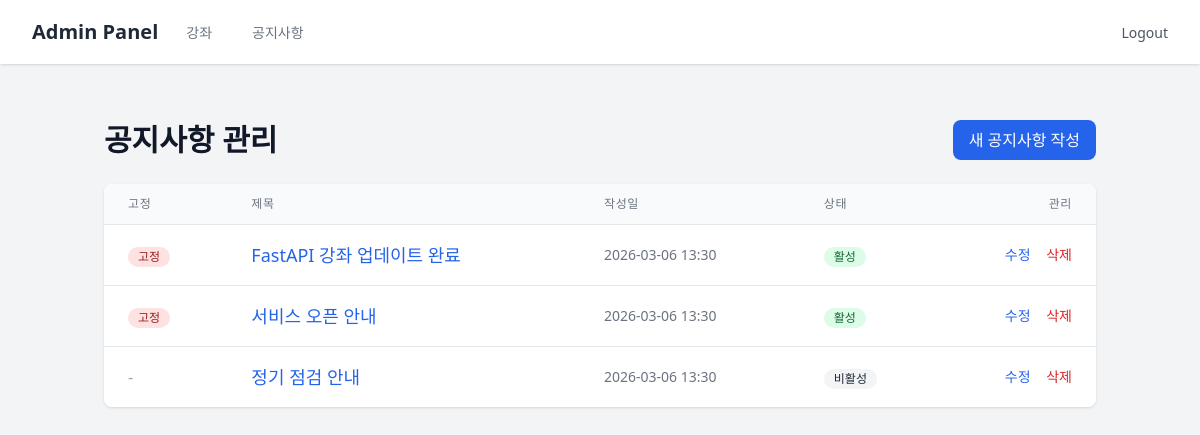
The page /admin/notices/ (signed in) on the database its author committed.
### models/__init__.py (models this page shows)
class Notice(SQLModel, table=True):
    id: Optional[int] = Field(default=None, primary_key=True)
    title: str
    content: str
    created_at: datetime = Field(default_factory=datetime.utcnow)
    updated_at: datetime = Field(default_factory=datetime.utcnow)
    is_pinned: bool = Field(default=False)  # 고정 공지 여부
    is_active: bool = Field(default=True)  # 활성화 여부

### routers/admin_notices.py (the view)
@router.get("/")
def admin_notices_list(
    request: Request,
    user: User = Depends(get_current_admin_user),
    session: Session = Depends(get_session)
):
    notices = session.exec(
        select(Notice).order_by(Notice.is_pinned.desc(), Notice.created_at.desc())
    ).all()
    return templates.TemplateResponse(
        request=request,
        name="admin/notice_list.html",
        context={"user": user, "notices": notices}
    )

### templates/admin/notice_list.html (shortened to what this page needs)
{% extends "admin/base.html" %}
{% block content %}
<div class="container mx-auto px-4 py-8">
    <div class="flex justify-between items-center mb-6">
        <h1 class="text-3xl font-bold text-gray-900">공지사항 관리</h1>
        <a href="/admin/notices/new"
           class="bg-blue-600 hover:bg-blue-700 text-white px-4 py-2 rounded-lg font-medium transition">
            새 공지사항 작성
        </a>
    </div>
    <div class="bg-white rounded-lg shadow overflow-hidden">
        <table class="min-w-full divide-y divide-gray-200">
            <thead class="bg-gray-50">
                <tr>
                    <th class="px-6 py-3 text-left text-xs font-medium text-gray-500 uppercase tracking-wider">
                        고정
                    </th>
                    <th class="px-6 py-3 text-left text-xs font-medium text-gray-500 uppercase tracking-wider">
                        제목
                    </th>
                    <th class="px-6 py-3 text-left text-xs font-medium text-gray-500 uppercase tracking-wider">
                        작성일
                    </th>
                    <th class="px-6 py-3 text-left text-xs font-medium text-gray-500 uppercase tracking-wider">
                        상태
                    </th>
                    <th class="px-6 py-3 text-right text-xs font-medium text-gray-500 uppercase tracking-wider">
                        관리
                    </th>
                </tr>
            </thead>
            <tbody class="bg-white divide-y divide-gray-200">
                {% for notice in notices %}
                <tr class="hover:bg-gray-50">
                    <td class="px-6 py-4 whitespace-nowrap">
                        {% if notice.is_pinned %}
                        <span class="inline-flex items-center px-2.5 py-0.5 rounded-full text-xs font-medium bg-red-100 text-red-800">
                            고정
                        </span>
                        {% else %}
                        <span class="text-gray-400">-</span>
                        {% endif %}
                    </td>
                    <td class="px-6 py-4">
                        <a href="/admin/notices/{{ notice.id }}"
                           class="text-lg font-medium text-blue-600 hover:text-blue-800">
                            {{ notice.title }}
                        </a>
                    </td>
                    <td class="px-6 py-4 whitespace-nowrap text-sm text-gray-500">
                        {{ notice.created_at.strftime("%Y-%m-%d %H:%M") }}
                    </td>
                    <td class="px-6 py-4 whitespace-nowrap">
                        {% if notice.is_active %}
                        <span class="inline-flex items-center px-2.5 py-0.5 rounded-full text-xs font-medium bg-green-100 text-green-800">
                            활성
                        </span>
                        {% else %}
                        <span class="inline-flex items-center px-2.5 py-0.5 rounded-full text-xs font-medium bg-gray-100 text-gray-800">
                            비활성
                        </span>
                        {% endif %}
                    </td>
                    <td class="px-6 py-4 whitespace-nowrap text-right text-sm font-medium">
                        <a href="/admin/notices/{{ notice.id }}/edit"
                           class="text-blue-600 hover:text-blue-900 mr-3">수정</a>
                        <form action="/admin/notices/{{ notice.id }}/delete"
                              method="POST"
                              class="inline"
                              onsubmit="return confirm('정말 삭제하시겠습니까?');">
                            <button type="submit" class="text-red-600 hover:text-red-900">삭제</button>
                        </form>
                    </td>
                </tr>
                {% else %}
                <tr>
                    <td colspan="5" class="px-6 py-8 text-center text-gray-500">
                        등록된 공지사항이 없습니다.
                    </td>
                </tr>
                {% endfor %}
            </tbody>
        </table>
    </div>
</div>
{% endblock %}

### rows shown on the page
Notice: is_pinned "고정", title "FastAPI 강좌 업데이트 완료", created_at "2026-03-06 13:30", is_active "활성"
Notice: is_pinned "고정", title "서비스 오픈 안내", created_at "2026-03-06 13:30", is_active "활성"
Notice: title "정기 점검 안내", created_at "2026-03-06 13:30", is_active "비활성"
